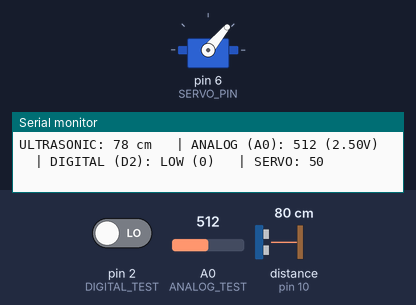
A sketch run on a simulated Arduino Uno, built with avr-gcc and run on an emulated ATmega328P. Parts: servo, the last lines printed to the serial monitor. Wiring (inferred from the names in the program): ultrasonic range finder: trigger pin 9; echo pin 10. The test bench sets the inputs (shaded band); at power-on: distance to the obstacle (sensor on pin 10) 80 cm, A0 (ANALOG_TEST) = 512, pin 2 (DIGITAL_TEST) LOW. The echo pulse lasts 58.3 µs per cm.

Above: at 2.2 s.
2.3 s: distance to the obstacle (sensor on pin 10) set to 183 cm
At 2.58 s:
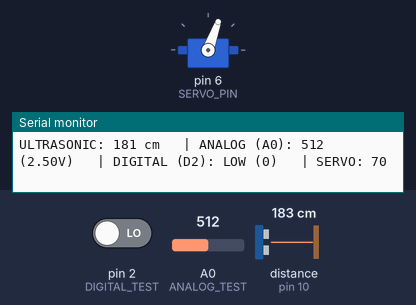
5.3 s: A0 (ANALOG_TEST) set to 109
At 5.39 s:
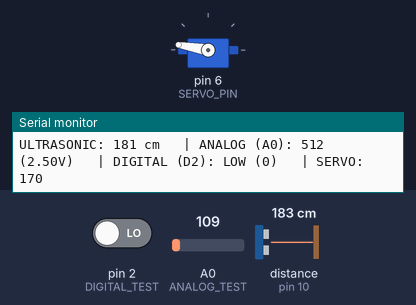
8.3 s: A0 (ANALOG_TEST) set to 94
At 8.66 s:
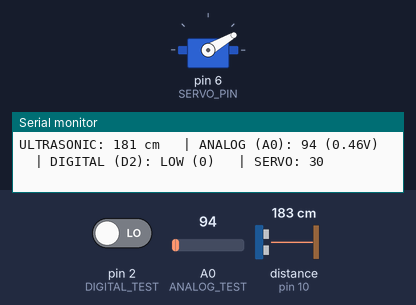
11.3 s: pin 2 (DIGITAL_TEST) driven HIGH
At 11.45 s:
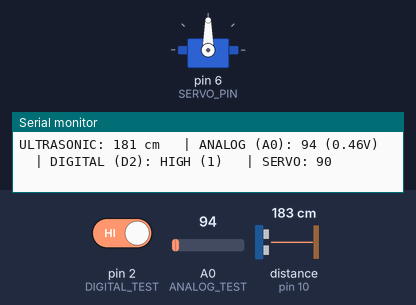
14.3 s: distance to the obstacle (sensor on pin 10) set to 2 cm
17.3 s: distance to the obstacle (sensor on pin 10) set to 250 cm
Timing chart, 0 to 21.3 s (numbered marks = the images above; inputs shaded):
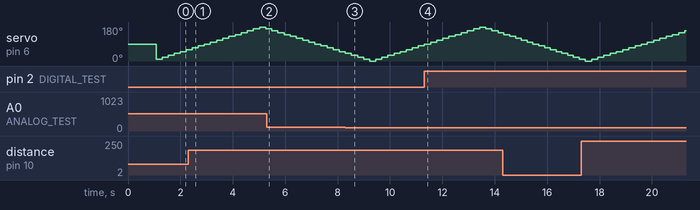

Measured:
- the behaviour switches between 100 and 99 on A0 (ANALOG_TEST) (found by bisection; images 2 and 3)

The sketch:

Arduino_Uno.ino
```cpp
/*
  PROJECT: ALL-IN-ONE SENSOR DIAGNOSTIC TOOL
  AUTHOR: Arif Rijal Fadhilah
  REPO: https://github.com/Arifrijalf/Program-Calibration-Sensor

  DESKRIPSI:
  Program ini dirancang untuk menguji fungsionalitas dasar dari berbagai
  jenis komponen input/output secara bersamaan.

  FITUR:
  1. Cek Jarak Ultrasonic (HC-SR04)
  2. Cek Gerakan Servo (Sweep 0-180)
  3. Cek Nilai Analog (Untuk Soil Moisture, LDR, Flex, Rain Sensor)
  4. Cek Logika Digital (Untuk IR Obstacle, Flame Sensor, Button)
*/

#include <Servo.h>

// --- KONFIGURASI PIN ---
#define TRIG_PIN    9   // Pin Trig Ultrasonic
#define ECHO_PIN    10  // Pin Echo Ultrasonic
#define SERVO_PIN   6   // Pin PWM Servo
#define ANALOG_TEST A0  // Slot Test Sensor Analog (Universal)
#define DIGITAL_TEST 2  // Slot Test Sensor Digital (Universal)

Servo myServo;
int servoPos = 0;
bool servoDirection = true; // true = naik, false = turun

void setup() {
  Serial.begin(9600);

  // Setup Ultrasonic
  pinMode(TRIG_PIN, OUTPUT);
  pinMode(ECHO_PIN, INPUT);

  // Setup Sensor Lain
  pinMode(ANALOG_TEST, INPUT);
  pinMode(DIGITAL_TEST, INPUT);

  // Setup Servo
  myServo.attach(SERVO_PIN);

  Serial.println("=============================================");
  Serial.println("   ALAT DIAGNOSA SENSOR & MODUL ELEKTRONIK   ");
  Serial.println("=============================================");
  delay(1000);
}

void loop() {
  // --- 1. TEST ULTRASONIC ---
  long duration, distance;
  digitalWrite(TRIG_PIN, LOW);
  delayMicroseconds(2);
  digitalWrite(TRIG_PIN, HIGH);
  delayMicroseconds(10);
  digitalWrite(TRIG_PIN, LOW);
  duration = pulseIn(ECHO_PIN, HIGH);
  distance = duration * 0.034 / 2;

  // --- 2. TEST ANALOG (Universal) ---
  int analogVal = analogRead(ANALOG_TEST);
  float voltage = analogVal * (5.0 / 1023.0);

  // --- 3. TEST DIGITAL (Universal) ---
  int digitalState = digitalRead(DIGITAL_TEST);

  // --- 4. TEST SERVO (Gerak perlahan setiap loop) ---
  // Logic ini membuat servo bergerak tanpa blocking (tanpa for loop yang lama)
  if (servoDirection) {
    servoPos += 10;
    if (servoPos >= 180) servoDirection = false;
  } else {
    servoPos -= 10;
    if (servoPos <= 0) servoDirection = true;
  }
  myServo.write(servoPos);

  // --- TAMPILAN SERIAL MONITOR ---
  Serial.print("ULTRASONIC: ");
  if (distance > 400 || distance == 0) Serial.print("Out of Range");
  else { Serial.print(distance); Serial.print(" cm"); }

  Serial.print(" \t| ANALOG (A0): ");
  Serial.print(analogVal);
  Serial.print(" ("); Serial.print(voltage); Serial.print("V)");

  Serial.print(" \t| DIGITAL (D2): ");
  Serial.print(digitalState == HIGH ? "HIGH (1)" : "LOW (0)");

  Serial.print(" \t| SERVO: ");
  Serial.println(servoPos);

  delay(200); // Delay agar pembacaan stabil dan tidak terlalu cepat yang mengakibatkan Error
}
```
